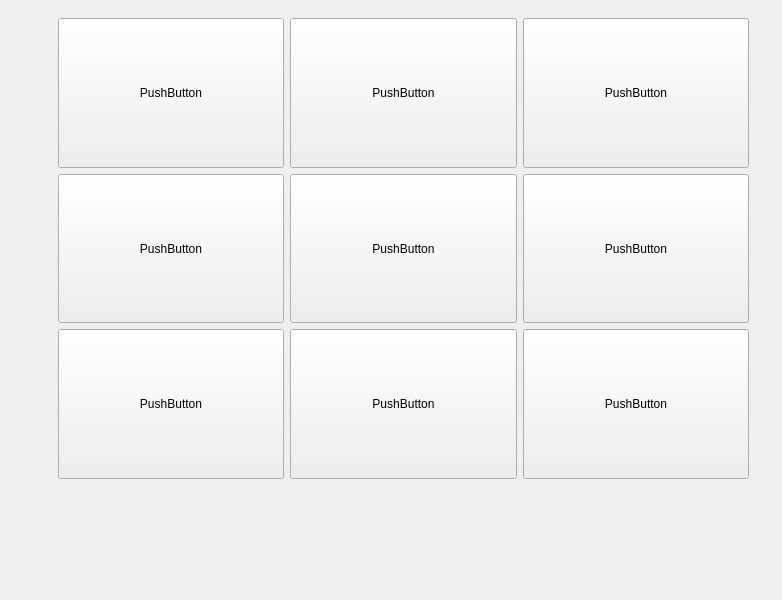
<?xml version="1.0" encoding="UTF-8"?>
<ui version="4.0">
 <class>MeusLayouts</class>
 <widget class="QMainWindow" name="MeusLayouts">
  <property name="geometry">
   <rect>
    <x>0</x>
    <y>0</y>
    <width>782</width>
    <height>600</height>
   </rect>
  </property>
  <property name="windowTitle">
   <string>MeusLayouts</string>
  </property>
  <widget class="QWidget" name="centralwidget">
   <widget class="QWidget" name="layoutWidget">
    <property name="geometry">
     <rect>
      <x>58</x>
      <y>18</y>
      <width>691</width>
      <height>461</height>
     </rect>
    </property>
    <layout class="QVBoxLayout" name="verticalLayout_2">
     <item>
      <layout class="QHBoxLayout" name="horizontalLayout_2">
       <item>
        <widget class="QPushButton" name="pushButton_8">
         <property name="sizePolicy">
          <sizepolicy hsizetype="Preferred" vsizetype="Preferred">
           <horstretch>0</horstretch>
           <verstretch>0</verstretch>
          </sizepolicy>
         </property>
         <property name="text">
          <string>PushButton</string>
         </property>
        </widget>
       </item>
       <item>
        <widget class="QPushButton" name="pushButton_7">
         <property name="sizePolicy">
          <sizepolicy hsizetype="Preferred" vsizetype="Preferred">
           <horstretch>0</horstretch>
           <verstretch>0</verstretch>
          </sizepolicy>
         </property>
         <property name="text">
          <string>PushButton</string>
         </property>
        </widget>
       </item>
       <item>
        <widget class="QPushButton" name="pushButton_3">
         <property name="sizePolicy">
          <sizepolicy hsizetype="Preferred" vsizetype="Preferred">
           <horstretch>0</horstretch>
           <verstretch>0</verstretch>
          </sizepolicy>
         </property>
         <property name="text">
          <string>PushButton</string>
         </property>
        </widget>
       </item>
      </layout>
     </item>
     <item>
      <layout class="QHBoxLayout" name="horizontalLayout">
       <item>
        <widget class="QPushButton" name="pushButton_4">
         <property name="sizePolicy">
          <sizepolicy hsizetype="Preferred" vsizetype="Preferred">
           <horstretch>0</horstretch>
           <verstretch>0</verstretch>
          </sizepolicy>
         </property>
         <property name="text">
          <string>PushButton</string>
         </property>
        </widget>
       </item>
       <item>
        <widget class="QPushButton" name="pushButton_5">
         <property name="sizePolicy">
          <sizepolicy hsizetype="Preferred" vsizetype="Preferred">
           <horstretch>0</horstretch>
           <verstretch>0</verstretch>
          </sizepolicy>
         </property>
         <property name="text">
          <string>PushButton</string>
         </property>
        </widget>
       </item>
       <item>
        <widget class="QPushButton" name="pushButton_2">
         <property name="sizePolicy">
          <sizepolicy hsizetype="Preferred" vsizetype="Preferred">
           <horstretch>0</horstretch>
           <verstretch>0</verstretch>
          </sizepolicy>
         </property>
         <property name="text">
          <string>PushButton</string>
         </property>
        </widget>
       </item>
      </layout>
     </item>
     <item>
      <layout class="QHBoxLayout" name="horizontalLayout_3">
       <item>
        <widget class="QPushButton" name="pushButton_6">
         <property name="sizePolicy">
          <sizepolicy hsizetype="Preferred" vsizetype="Preferred">
           <horstretch>0</horstretch>
           <verstretch>0</verstretch>
          </sizepolicy>
         </property>
         <property name="text">
          <string>PushButton</string>
         </property>
        </widget>
       </item>
       <item>
        <widget class="QPushButton" name="pushButton">
         <property name="sizePolicy">
          <sizepolicy hsizetype="Preferred" vsizetype="Preferred">
           <horstretch>0</horstretch>
           <verstretch>0</verstretch>
          </sizepolicy>
         </property>
         <property name="text">
          <string>PushButton</string>
         </property>
        </widget>
       </item>
       <item>
        <widget class="QPushButton" name="pushButton_9">
         <property name="sizePolicy">
          <sizepolicy hsizetype="Preferred" vsizetype="Preferred">
           <horstretch>0</horstretch>
           <verstretch>0</verstretch>
          </sizepolicy>
         </property>
         <property name="text">
          <string>PushButton</string>
         </property>
        </widget>
       </item>
      </layout>
     </item>
    </layout>
   </widget>
  </widget>
  <widget class="QMenuBar" name="menubar">
   <property name="geometry">
    <rect>
     <x>0</x>
     <y>0</y>
     <width>782</width>
     <height>22</height>
    </rect>
   </property>
  </widget>
 </widget>
 <resources/>
 <connections/>
</ui>
